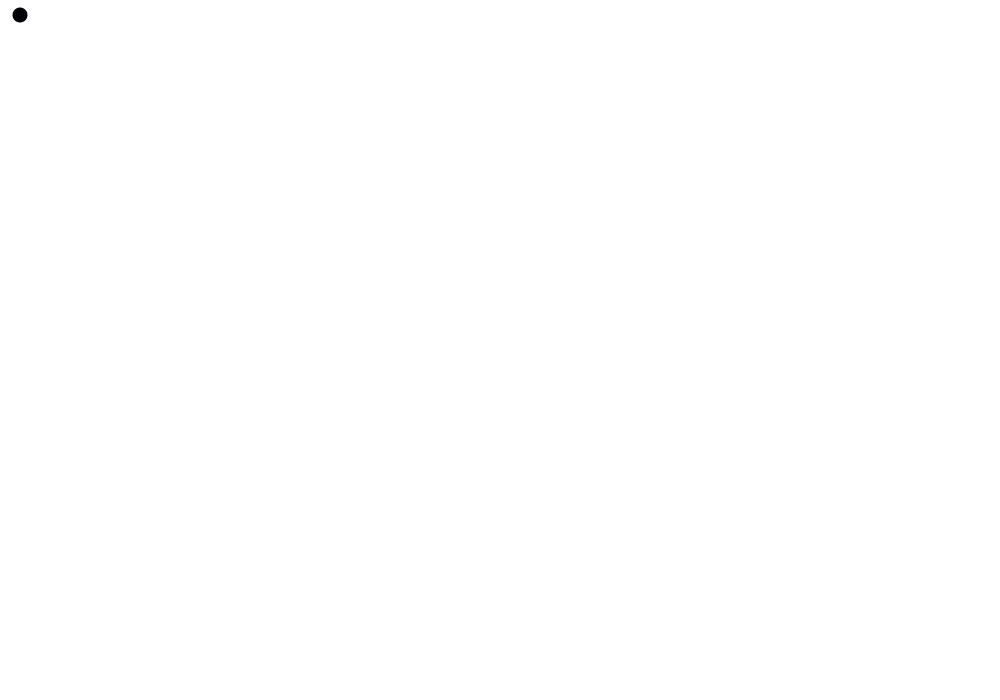
Frame 1 (no input)
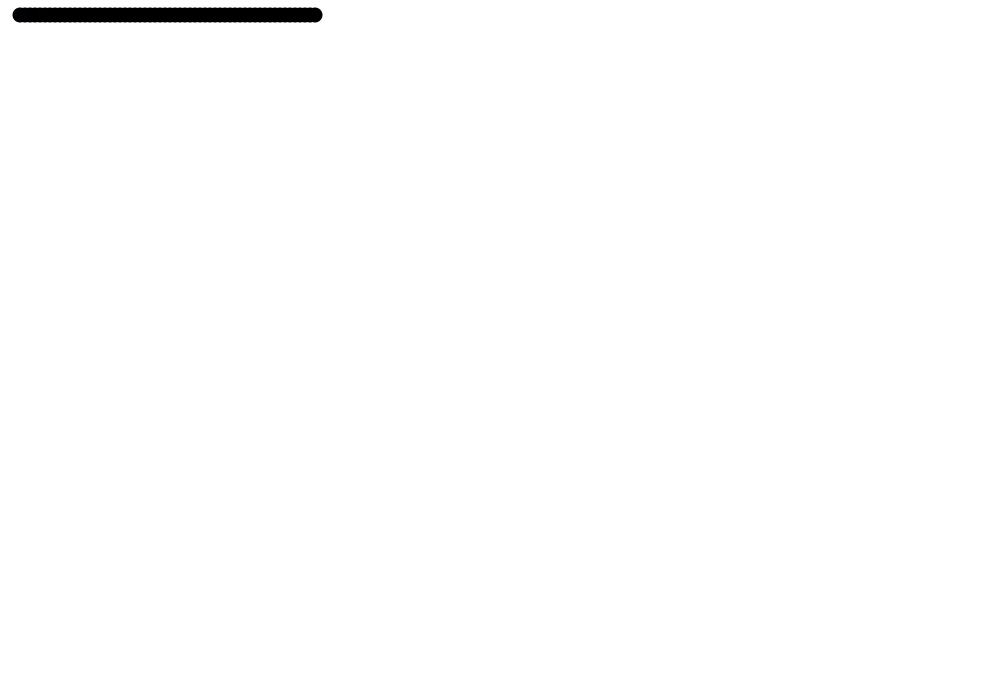
Frame 60 (the mouse pressed at the canvas centre just before this capture)
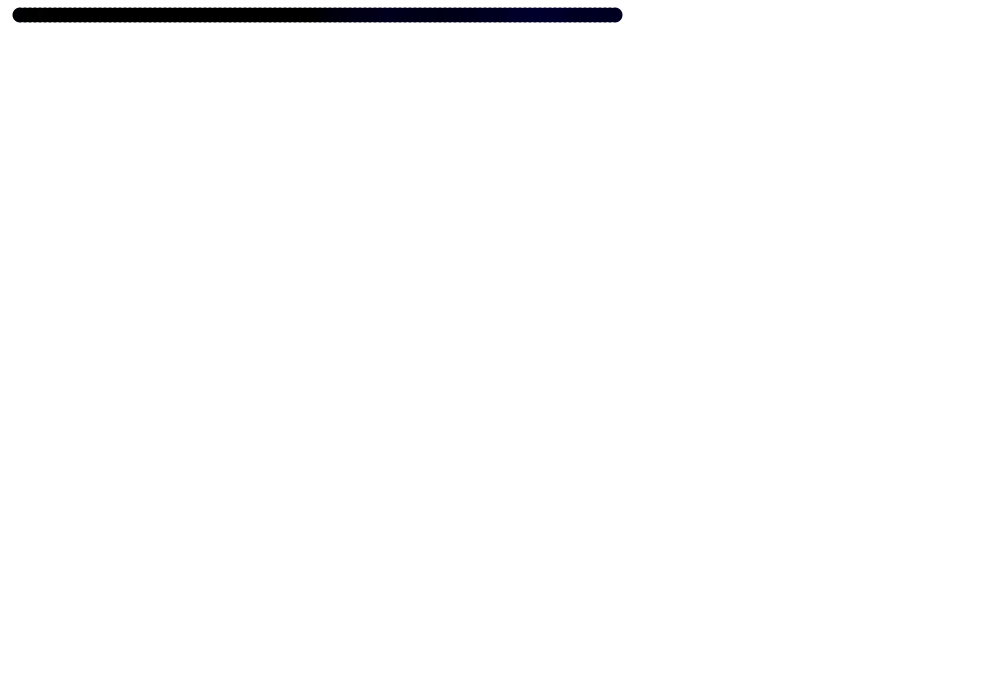
Frame 120 (the mouse held since frame 60 and released just before this capture)

The Processing sketch that drew these frames (run headless with seeded random() and noise(); from frame 60 on, the mouse is pressed at the canvas centre):

// Processing sketch: processing_83354
// ── processing_83354.pde

Pacman b; //declarar objeto
  
  
void setup () {
  background (255);
size (1000,700);
b = new Pacman (15, 15, 15,15, 255);

  
noStroke();
}
  
void draw (){
    
  b. update();
  b.display();

  
}
  
//clase
  
class Pacman {
    
  float xpos;
  float ypos;
  float radius;
  float alto;
  int rojo;
 int verde;
int azul;
float boca1;
float boca2;
    
  Pacman (float x, float y, float r, float b1, int b2) { //constructor
   
xpos = x;
ypos = y;
radius = r;

boca1 = b1;
boca2 = b2;

  
  }
    
  void update (){
    xpos = xpos + 5;
    ypos = ypos +0;
    rojo = rojo + int (random (-5,5));
    verde = verde + int (random (-5,5));
    azul =azul + int (random (-5,5));
      
    if (xpos >= 1000) {
      xpos = random (1,999);
      ypos = ypos +15;
    }
      
    if (xpos <=0) {
      xpos = random (1,999);
    }
      
      
    if (ypos >= 700) {
      ypos = random (1,999);
    }
      
    if (ypos <= 0) {
      ypos = random(1,999);
    }
      
  }
   
   
    
  void display (){
    fill (rojo, verde, azul);
    arc (xpos, ypos, radius, radius,boca1,boca2);
  }
}
